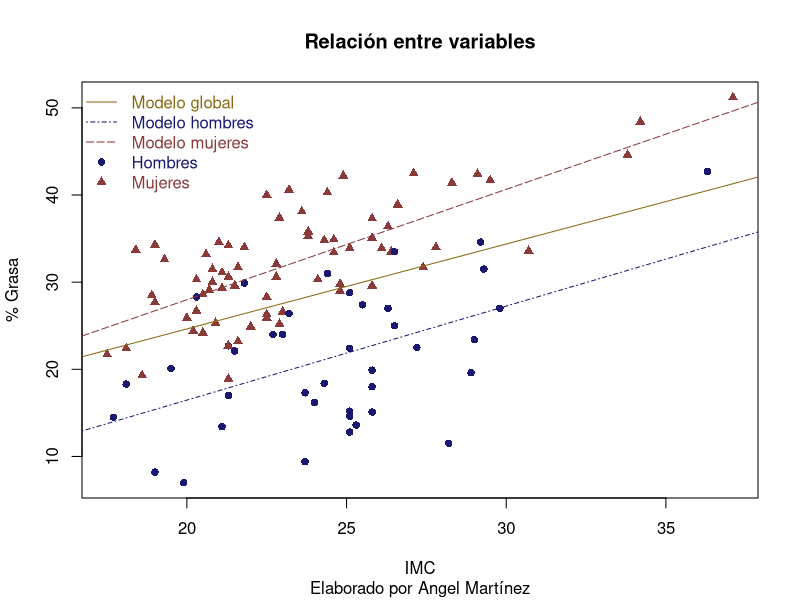
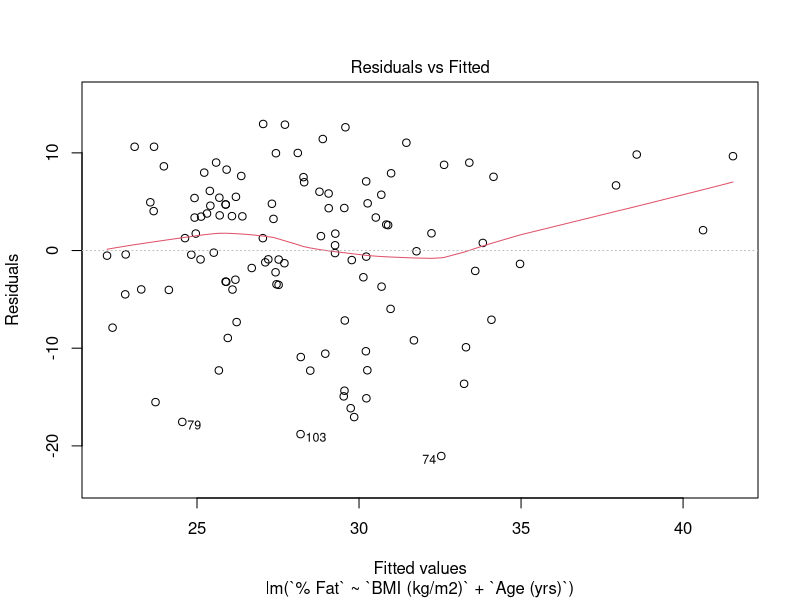
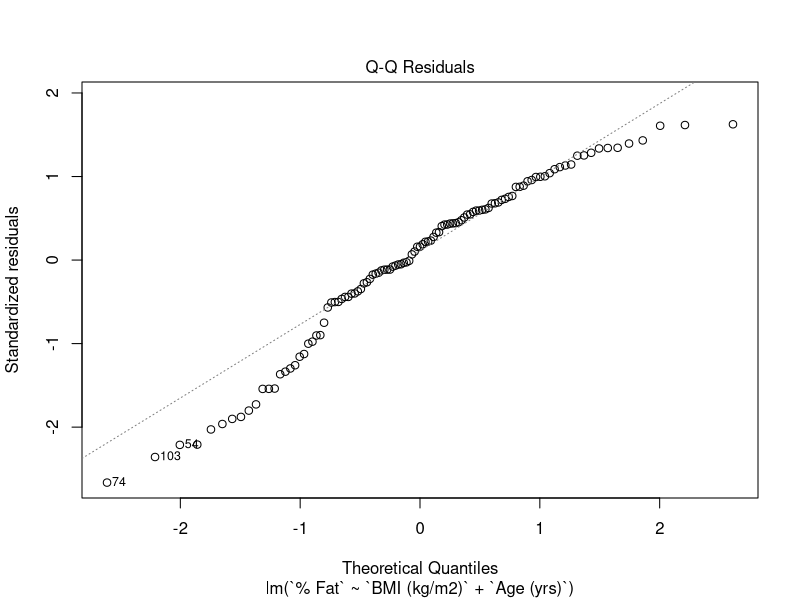
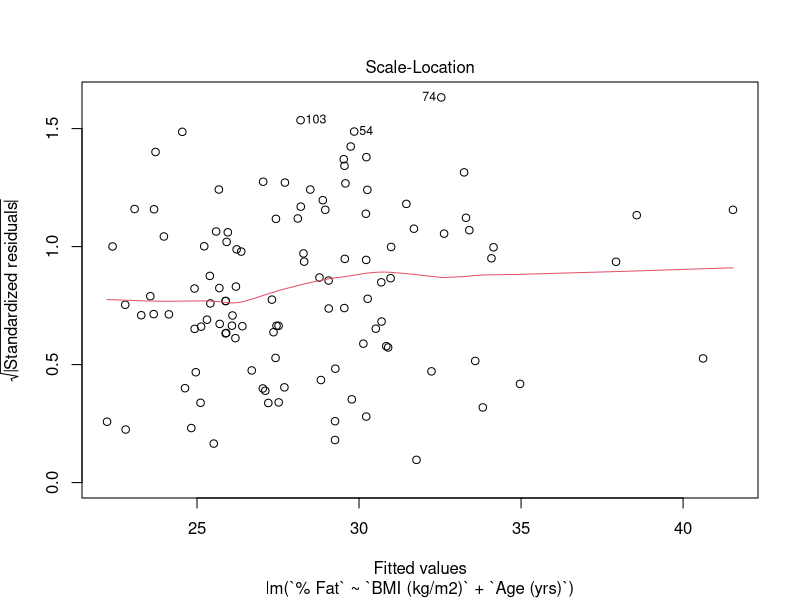
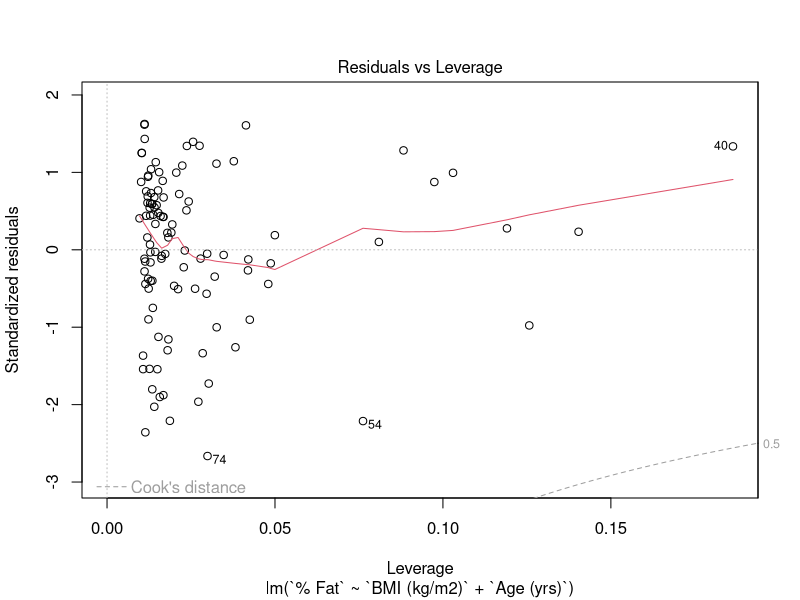

Write the R code that produced these figures, in order.
# Seguimos usando base de dato de Neidert

library(readr)
NeidertBD<- read_csv("Kluess-plasma DPPIV-data.csv")
View(NeidertBD)

NeidertBD$Sex <- as.factor(NeidertBD$Sex)

# Variables  son libres el nombre que quieran
# Columnas de renombrarse
# Filas
# kg..mg/kg
# `kg mg/kg`

# Funciones son palabras reservados

# Preguntas de Investigacion

# 1. Sabiendo que existe correlación entre el índice de masa corporal 
# (BMI..kg.m2.) y el porcentaje de grasa corporal (X..Fat) (Véase la guía de la
# SESIÓN No. 7, Sección 2.2.1.1.1.), ¿Cuál es el modelo de regresión lineal de 
# la relación entre estas dos variables (independientemente del sexo del 
# participante)?

# f= m(pendiente)x + b (intercepto)
# 
# punto 1 (2, 3)
# punto 2 (4, 5)
# 
# % Fat =  0.9742x(IMC) + 5.1539
# 
# Si es demasiado pequeno se puede despreciar a 0  
# Si tiene valor significativo es que no es  0 
# p < 0.05  Es  que no es 0 se refiere es significativo
# p >= 0.05 Es  que es 0 se refiere que no es significativo
# 
# La pendiente del imc es significativo (p < 0.001)
# 
IMC <- NeidertBD$`BMI (kg/m2)`
FAT <- NeidertBD$`% Fat`

# lmNeidert <- lm(NeidertBD$`% Fat` ~ NeidertBD$`BMI (kg/m2)`, data = NeidertBD)
# lmNeidert <- lm(`% Fat` ~ `BMI (kg/m2)`, data = NeidertBD)
lmNeidert <- lm(FAT~IMC, data= NeidertBD)

summary(lmNeidert)



# Hipotesis nula No hay relacion (p > 0.05)
# Hipotesis alternativa Si hay relacion (p < 0.05)

# Si hay una relacion entre las dos variables ( p < 0.05)

# 2. ¿Cuáles son los modelos de regresión lineal de la relación entre estas dos 
# variables según el sexo del participante?

Neidert_F <- subset(NeidertBD, NeidertBD$Sex=="F")
Neidert_M <- subset(NeidertBD, NeidertBD$Sex=="M")

lmNeidert_F <- lm(`% Fat`~`BMI (kg/m2)`, data = Neidert_F)
lmNeidert_M <- lm(`% Fat`~`BMI (kg/m2)`, data = Neidert_M)

summary(lmNeidert_F)
summary(lmNeidert_M)

# 3. Represente graficamente los tres modelos lineales generados. 

plot(FAT~IMC, data = NeidertBD,
     pch = ifelse(NeidertBD$Sex == "M", 16, 17),
     col = ifelse(NeidertBD$Sex == "M", "midnightblue","indianred4"),
     main = "Relación entre variables",
     xlab = "IMC",
     ylab = "% Grasa",
     sub = "Elaborado por Angel Martínez")

abline(lmNeidert, 
       col = "goldenrod4",
       lty = 1,
       lwd = 1)
abline(lmNeidert_M, 
       col = "midnightblue",
       lty = 4,
       lwd = 1)
abline(lmNeidert_F, 
       col = "indianred4",
       lty = 5,
       lwd = 1)


legend("topleft",
       legend = c("Modelo global", "Modelo hombres", "Modelo mujeres", "Hombres", "Mujeres"), 
       col = c("goldenrod4", "midnightblue","indianred4", "midnightblue","indianred4"),
       text.col = c("goldenrod4", "midnightblue","indianred4", "midnightblue","indianred4"),
       lty = c(1, 4, 5, NA, NA),
       lwd = 1,
       bty = "n",
       pch = c(NA, NA, NA, 16, 17))


# 4. ¿Cuál es el efecto de la edad en el el porcentaje
# de grasa corporal (X..Fat)?

lmNeidert_Age <- lm(`% Fat`~`BMI (kg/m2)` + `Age (yrs)`, 
                    data = NeidertBD)




lmNeidert_Age_F <- lm(`% Fat`~`BMI (kg/m2)` + `Age (yrs)`, 
                      data = Neidert_F)

lmNeidert_Age_M <- lm(`% Fat`~`BMI (kg/m2)` + `Age (yrs)`, 
                     data = Neidert_M)

summary(lmNeidert_Age)
summary(lmNeidert_Age_F)
summary(lmNeidert_Age_M)

plot(lmNeidert_Age)
